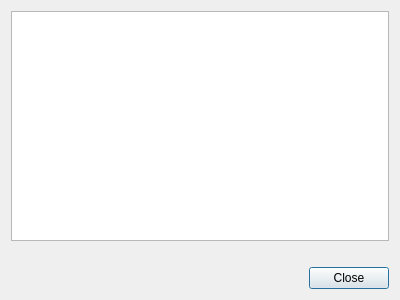
<?xml version="1.0" encoding="UTF-8"?>
<ui version="4.0">
 <class>XQEOutput</class>
 <widget class="QDialog" name="XQEOutput">
  <property name="geometry">
   <rect>
    <x>0</x>
    <y>0</y>
    <width>400</width>
    <height>300</height>
   </rect>
  </property>
  <property name="windowTitle">
   <string>Dialog</string>
  </property>
  <layout class="QGridLayout" name="gridLayout">
   <item row="0" column="0">
    <widget class="QTextEdit" name="textOutput">
     <property name="readOnly">
      <bool>true</bool>
     </property>
    </widget>
   </item>
   <item row="2" column="0">
    <widget class="QDialogButtonBox" name="buttonBox">
     <property name="orientation">
      <enum>Qt::Horizontal</enum>
     </property>
     <property name="standardButtons">
      <set>QDialogButtonBox::Close</set>
     </property>
    </widget>
   </item>
   <item row="1" column="0">
    <widget class="QLabel" name="textDuration">
     <property name="text">
      <string/>
     </property>
    </widget>
   </item>
  </layout>
 </widget>
 <resources/>
 <connections>
  <connection>
   <sender>buttonBox</sender>
   <signal>accepted()</signal>
   <receiver>XQEOutput</receiver>
   <slot>accept()</slot>
   <hints>
    <hint type="sourcelabel">
     <x>248</x>
     <y>254</y>
    </hint>
    <hint type="destinationlabel">
     <x>157</x>
     <y>274</y>
    </hint>
   </hints>
  </connection>
  <connection>
   <sender>buttonBox</sender>
   <signal>rejected()</signal>
   <receiver>XQEOutput</receiver>
   <slot>reject()</slot>
   <hints>
    <hint type="sourcelabel">
     <x>316</x>
     <y>260</y>
    </hint>
    <hint type="destinationlabel">
     <x>286</x>
     <y>274</y>
    </hint>
   </hints>
  </connection>
 </connections>
</ui>
